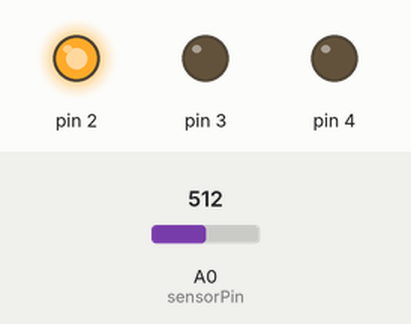
Recording of a sketch running on a simulated Arduino Uno, built with avr-gcc and run on an emulated ATmega328P. Parts: output pins drawn as LEDs (lit = HIGH). Inputs (shaded band) come from the test bench; at power-on: A0 (sensorPin) = 512.

Above: at 1.2 s.
1.3 s: A0 (sensorPin) set to 167
2.8 s: A0 (sensorPin) set to 160
At 3.5 s:
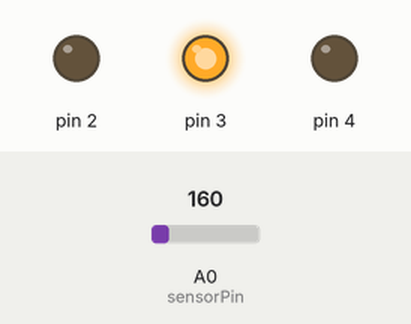
4.3 s: A0 (sensorPin) set to 122
At 4.7 s:
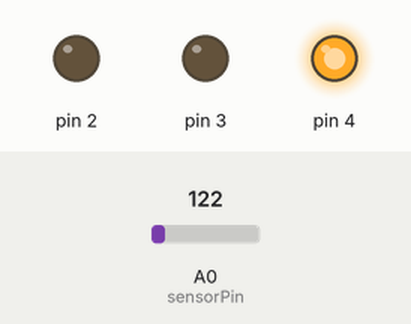
5.8 s: A0 (sensorPin) set to 306
At 7.0 s:
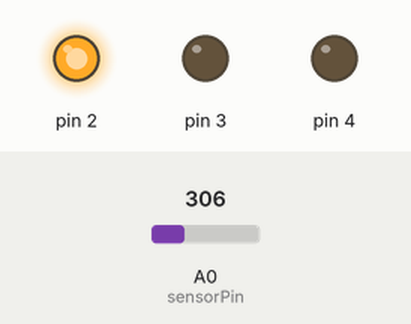
7.3 s: A0 (sensorPin) set to 0
At 8.2 s:
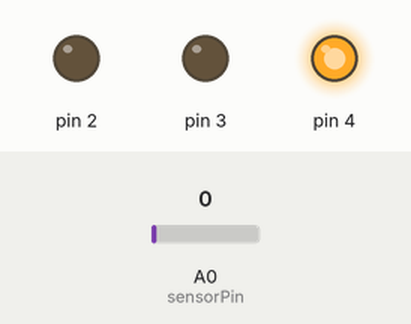
Timing chart, 0 to 9.8 s (numbered marks = the images above; inputs shaded):
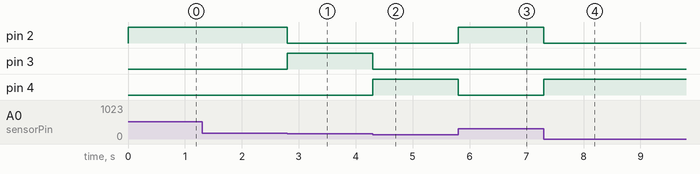

The sketch:

degre.ino
```cpp
//온도 경보 장치 프로그램


const int sensorPin=0; //아날로그 입력 0번 핀을 사용하는 온도 센서 TEMP 상수 정의

const int LowerTemp = 155; //온도 하한값(18C)을 정의한 LOWER_BOUND 상수 정의
const int UpperTemp = 160; //온도 상한값(23C)을 정의한 UPPER_BOUND 상수 정의

int sensorVal=0; //온도 센서의 현재값을 저장하는 val 변수 선언

void setup()
{
    pinMode(2, OUTPUT); //RED를 출력으로 지정
    pinMode(3, OUTPUT); //GREEN를 출력으로 지정
    pinMode(4, OUTPUT); //BLUE를 출력으로 지정
}
void loop()
{
    sensorVal=analogRead(sensorPin);

    if(sensorVal < LowerTemp)
    {
        digitalWrite(2, LOW);
        digitalWrite(3, LOW);
        digitalWrite(4, HIGH);
    }
    else if(sensorVal > UpperTemp)
    {
        digitalWrite(2, HIGH);
        digitalWrite(3, LOW);
        digitalWrite(4, LOW);
    }
    else
    {
        digitalWrite(2, LOW);
        digitalWrite(3, HIGH);
        digitalWrite(4, LOW);
    }
}
```

Measured:
- the behaviour switches between 161 and 160 on A0 (sensorPin) (found by bisection; images 0 and 1)
- after the input at 1.3 s, every drawn part: stays the same
- after the input at 2.8 s, pin 2: HIGH → LOW at once; pin 3: LOW → HIGH at once
- after the input at 4.3 s, pin 3: HIGH → LOW at once; pin 4: LOW → HIGH at once
- after the input at 5.8 s, pin 2: LOW → HIGH at once; pin 4: HIGH → LOW at once
- after the input at 7.3 s, pin 2: HIGH → LOW at once; pin 4: LOW → HIGH at once
